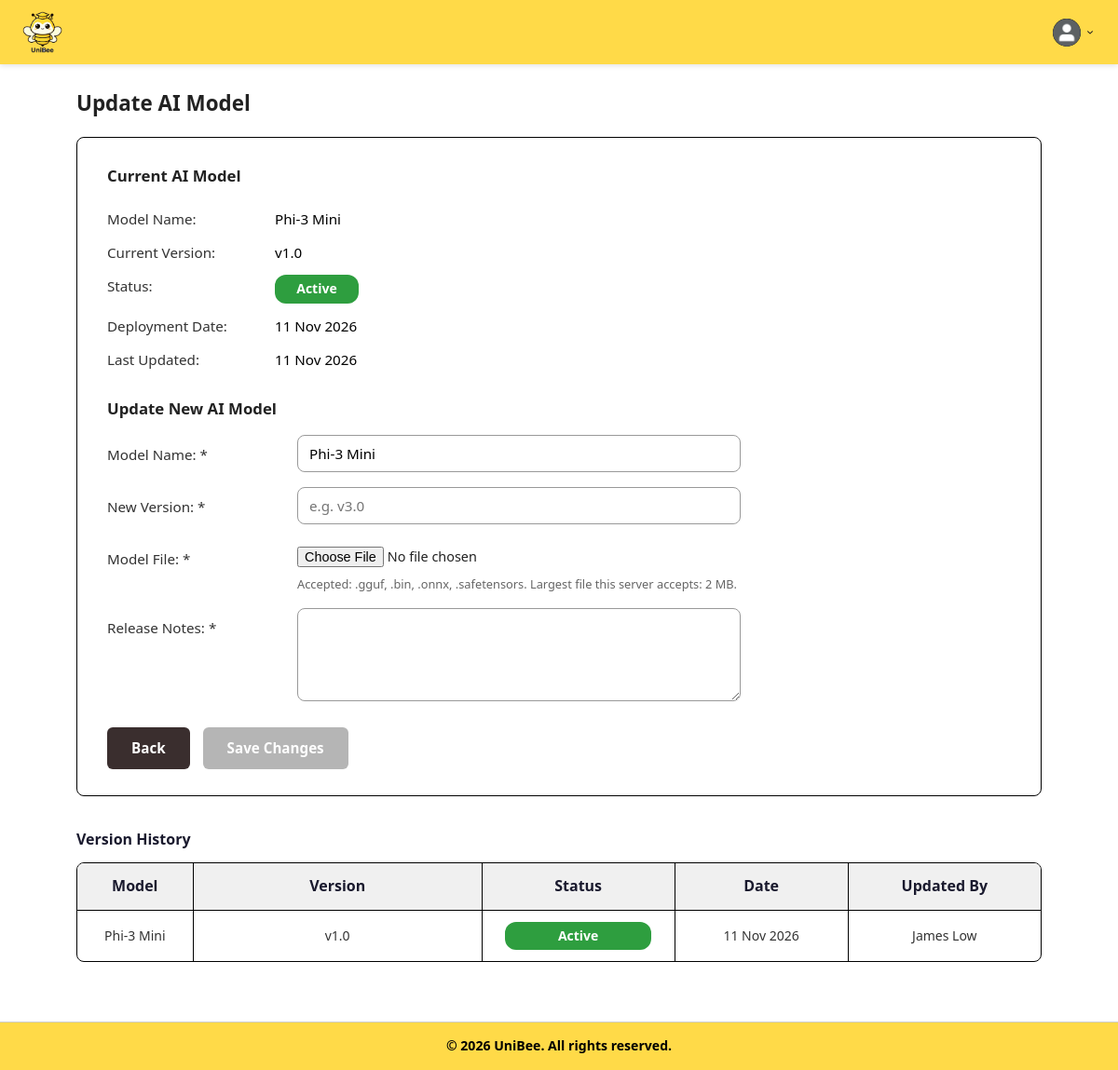
The page /boundary/updateAIModelPage.php (signed in) on the database its author committed.
### tables this page shows
CREATE TABLE AIModelVersions (
    id INT PRIMARY KEY AUTO_INCREMENT,
    modelName VARCHAR(255) NOT NULL,
    version VARCHAR(50) NOT NULL,
    releaseNotes TEXT,
    filePath VARCHAR(500),
    status VARCHAR(50) DEFAULT 'pending',
    approvedAt DATETIME NULL,
    deployedAt DATETIME NULL,
    updatedBy INT,
    createdAt DATETIME DEFAULT CURRENT_TIMESTAMP,
    FOREIGN KEY (updatedBy) REFERENCES SystemAdmins(id) ON DELETE SET NULL
);

CREATE TABLE SystemAdmins (
    id INT PRIMARY KEY AUTO_INCREMENT,
    email VARCHAR(255) UNIQUE NOT NULL,
    passwordHash VARCHAR(255) NOT NULL,
    fullName VARCHAR(255) NOT NULL,
    status VARCHAR(50) DEFAULT 'active',
    suspensionReason TEXT,
    suspendedBy INT NULL,
    suspendedAt DATETIME NULL,
    createdAt DATETIME DEFAULT CURRENT_TIMESTAMP,
    updatedAt DATETIME DEFAULT CURRENT_TIMESTAMP ON UPDATE CURRENT_TIMESTAMP,
    lastLogin DATETIME,
    FOREIGN KEY (suspendedBy) REFERENCES SystemAdmins(id)
);

### entity/aiModelVersions.php (called while the page is built, shortened)
<?php
require_once "../database/database.php";
class AIModelVersions
{
    private $db;
    public function __construct()
    {
        $database = new Database();
        $this->db = $database->connect();
    }
    public function getDeployed()
    {
        $sql = "SELECT m.*, sa.fullName AS updatedByName
                FROM AIModelVersions m
                LEFT JOIN SystemAdmins sa ON sa.id = m.updatedBy
                WHERE m.status = 'deployed'
                ORDER BY m.deployedAt DESC, m.id DESC
                LIMIT 1";
        return $this->db->query($sql)->fetch(PDO::FETCH_ASSOC);
    }
    public function getHistory($limit = 10)
    {
        $sql = "SELECT m.id, m.modelName, m.version, m.status, m.createdAt, m.approvedAt, m.deployedAt,
                       sa.fullName AS updatedByName
                FROM AIModelVersions m
                LEFT JOIN SystemAdmins sa ON sa.id = m.updatedBy
                ORDER BY m.createdAt DESC, m.id DESC
                LIMIT " . (int) $limit;
        return $this->db->query($sql)->fetchAll(PDO::FETCH_ASSOC);
    }
}

### database/database.php (called while the page is built, shortened)
<?php
class Database
{
    private $host = 'localhost:3307';
    private $dbname = 'unibee';
    private $username = 'root';
    private $password = '';
    public function connect()
    {
        try {
            $this->pdo = new PDO(
                "mysql:host={$this->host};dbname={$this->dbname}",
                $this->username,
                $this->password
            );
            $this->pdo->setAttribute(PDO::ATTR_ERRMODE, PDO::ERRMODE_EXCEPTION);
            return $this->pdo;
        } catch (PDOException $e) {
            die("Database connection failed: " . $e->getMessage());
        }
    }
}

### controller/updateAIModelController.php (called while the page is built, shortened)
<?php
require_once "../database/database.php";
require_once "../entity/aiModelVersions.php";
class UpdateAIModelController
{
    private $models;
    public function __construct()
    {
        $this->models          = new AIModelVersions();
        $this->modelDir        = dirname(__DIR__) . '/models';
    }
    public function getCurrentModel()
    {
        return $this->models->getDeployed();
    }
    public function getHistory()
    {
        return $this->models->getHistory(10);
    }
    public function getUploadLimitText()
    {
        $bytes = min(
            $this->iniToBytes(ini_get('upload_max_filesize')),
            $this->iniToBytes(ini_get('post_max_size')) ?: PHP_INT_MAX
        );
        return $this->formatBytes($bytes);
    }
    private function iniToBytes($value)
    {
        $value = trim((string) $value);
        $number = (float) $value;
        switch (strtolower(substr($value, -1))) {
            case 'm':
                $number *= 1024;
            case 'k':
                $number *= 1024;
        }
        return (int) $number;
    }
    private function formatBytes($bytes)
    {
        return max(1, (int) round($bytes / 1048576)) . ' MB';
    }
}

### boundary/updateAIModelPage.php (the view, shortened to what this page needs)
<?php
require_once "../controller/updateAIModelController.php";
$controller = new UpdateAIModelController();
$current = $controller->getCurrentModel();
$history = $controller->getHistory();
$maxUpload = $controller->getUploadLimitText();
$old = ['modelName' => '', 'version' => '', 'releaseNotes' => ''];
if (isset($_SESSION['ai_model_old'])) {
    $old = array_merge($old, $_SESSION['ai_model_old']);
    unset($_SESSION['ai_model_old']);
} elseif ($current) {
    $old['modelName'] = $current['modelName'];
}
function formatDate($value)
{
    return $value ? date('d M Y', strtotime($value)) : '—';
}
$statusLabels  = [
    'deployed' => 'Active',
    'approved' => 'Awaiting Confirmation',
    'archived' => 'Replaced',
    'failed'   => 'Failed',
];
$statusClasses = [
    'deployed' => 'status-active',
    'approved' => 'status-pending',
    'archived' => 'status-archived',
    'failed'   => 'status-suspended',
];
?>
<!DOCTYPE html>
<html lang="en">
<head>
    <link rel="stylesheet" href="../style.css">
</head>
<body class="system-admin-dashboard">
    <header class="header">
        <div class="logo-container">
            <img src="../images/uniBeeLogo.png" alt="UniBee Logo">
        </div>
        <div class="dashboard-header-right">
            <div class="profile-dropdown">
                <div class="profile-container" onclick="toggleDropdown()">
                    <img src="../images/profilePic.png" alt="Profile" class="profile-icon">
                    <img src="../images/dropdown.png" alt="Menu" class="dropdown-arrow">
                </div>
            </div>
        </div>
    </header>
    <main class="registration-page">
        <h2 class="registration-title">Update AI Model</h2>
        <div class="registration-card">
            <div class="detail-section">
                <h3 class="detail-section-title">Current AI Model</h3>
                <?php if ($current): ?>
                    <div class="detail-row">
                        <span class="detail-label">Model Name:</span>
                        <span class="detail-value"><?php echo htmlspecialchars($current['modelName']); ?></span>
                    </div>
                    <div class="detail-row">
                        <span class="detail-label">Current Version:</span>
                        <span class="detail-value"><?php echo htmlspecialchars($current['version']); ?></span>
                    </div>
                    <div class="detail-row">
                        <span class="detail-label">Status:</span>
                        <span class="detail-value"><span class="status-badge status-active ai-model-badge">Active</span></span>
                    </div>
                    <div class="detail-row">
                        <span class="detail-label">Deployment Date:</span>
                        <span class="detail-value"><?php echo formatDate($current['deployedAt']); ?></span>
                    </div>
                    <div class="detail-row">
                        <span class="detail-label">Last Updated:</span>
                        <span class="detail-value"><?php echo formatDate($current['deployedAt'] ?: $current['approvedAt']); ?></span>
                    </div>
                <?php else: ?>
                    <p class="registration-status-note">No AI model has been deployed yet. Upload one below to get started.</p>
                <?php endif; ?>
            </div>
            <div class="detail-section">
                <h3 class="detail-section-title">Update New AI Model</h3>
                <form id="updateModelForm" action="../controller/updateAIModelController.php" method="POST"
                    enctype="multipart/form-data">
                    <div class="ai-model-form">
                        <label for="modelName">Model Name: *</label>
                        <input type="text" id="modelName" name="modelName" maxlength="255"
                            value="<?php echo htmlspecialchars($old['modelName']); ?>">
                        <label for="version">New Version: *</label>
                        <input type="text" id="version" name="version" maxlength="50" placeholder="e.g. v3.0"
                            value="<?php echo htmlspecialchars($old['version']); ?>">
                        <label for="modelFile">Model File: *</label>
                        <div>
                            <input type="file" id="modelFile" name="modelFile"
                                accept=".<?php echo implode(',.', UpdateAIModelController::ALLOWED_EXTENSIONS); ?>">
                            <p class="ai-model-hint">
                                Accepted: <?php echo '.' . implode(', .', UpdateAIModelController::ALLOWED_EXTENSIONS); ?>.
                                Largest file this server accepts: <?php echo htmlspecialchars($maxUpload); ?>.
                            </p>
                        </div>
                        <label for="releaseNotes">Release Notes: *</label>
                        <textarea id="releaseNotes" name="releaseNotes" rows="4" maxlength="2000"><?php echo htmlspecialchars($old['releaseNotes']); ?></textarea>
                    </div>
                </form>
            </div>
            <div class="registration-actions">
                <a href="systemAdminDashboardPage.php" class="btn-large back-btn">Back</a>
                <button type="button" id="saveBtn" class="btn-large update-btn" disabled
                    onclick="submitOnce('updateModelForm', this, 'Validating...')">Save Changes</button>
            </div>
        </div>
        <h3 class="section-label ai-model-history-title">Version History</h3>
        <section class="table-section">
            <div class="table-wrapper">
                <table class="admin-table ai-model-table">
                    <thead>
                        <tr>
                            <th>Model</th>
                            <th>Version</th>
                            <th>Status</th>
                            <th>Date</th>
                            <th>Updated By</th>
                        </tr>
                    </thead>
                    <tbody>
                        <?php if (empty($history)): ?>
                            <tr>
                                <td colspan="5" class="empty-row">No AI model versions have been registered yet.</td>
                            </tr>
                        <?php else: ?>
                            <?php foreach ($history as $row): ?>
                                <tr>
                                    <td><?php echo htmlspecialchars($row['modelName']); ?></td>
                                    <td><?php echo htmlspecialchars($row['version']); ?></td>
                                    <td>
                                        <span class="status-badge <?php echo $statusClasses[$row['status']] ?? 'status-archived'; ?>">
                                            <?php echo $statusLabels[$row['status']] ?? htmlspecialchars($row['status']); ?>
                                        </span>
                                    </td>
                                    <td><?php echo formatDate($row['deployedAt'] ?: ($row['approvedAt'] ?: $row['createdAt'])); ?></td>
                                    <td><?php echo $row['updatedByName'] ? htmlspecialchars($row['updatedByName']) : '—'; ?></td>
                                </tr>
                            <?php endforeach; ?>
                        <?php endif; ?>
                    </tbody>
                </table>
            </div>
        </section>
    </main>
    <footer>
        <div class="footer-bottom-bar">
            &copy; 2026 UniBee. All rights reserved.
        </div>
    </footer>
</body>
</html>

### rows shown on the page
aimodelversions: modelName "Phi-3 Mini", version "v1.0", deployedAt "11 Nov 2026", status "Active", updatedBy.fullName "James Low"

### other values the page prints
implode(', .', UpdateAIModelController::ALLOWED_EXTENSIONS) "gguf, .bin, .onnx, .safetensors"
$maxUpload "2 MB"
